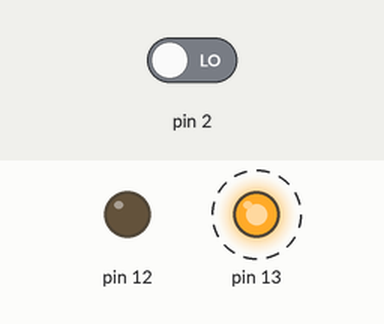
A sketch run on a simulated Arduino Uno, built with avr-gcc and run on an emulated ATmega328P. Shown: output pins drawn as LEDs (lit = HIGH). Dashed ring = blinking. The inputs (shaded band) are chosen by the test bench; at power-on: pin 2 LOW.

Above: at 0.05 s.
Timing chart, 0 to 3.0 s (numbered marks = the images above):
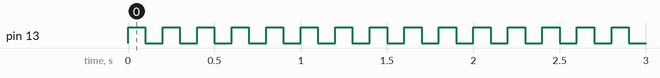

Measured:
- by itself, pin 13: alternates HIGH for 0.10 s and LOW for 0.10 s

The sketch:

interrupt_exampel.ino
```cpp
//int led2 12;
//int temp 10;
void setup()
{
  pinMode(13, OUTPUT) ;
  pinMode(12, OUTPUT) ;
  pinMode(2, INPUT) ;
  attachInterrupt(0, tempsens, FALLING);
}
void tempsens()
{
    if (digitalRead(2) == HIGH)
        digitalWrite(12 , HIGH);
    else
       digitalWrite(12 , LOW);
}

void loop()
{
  interrupts();
 digitalWrite(13, HIGH );
  delay(100);
 digitalWrite(13, LOW);
  delay(100);

}
```
